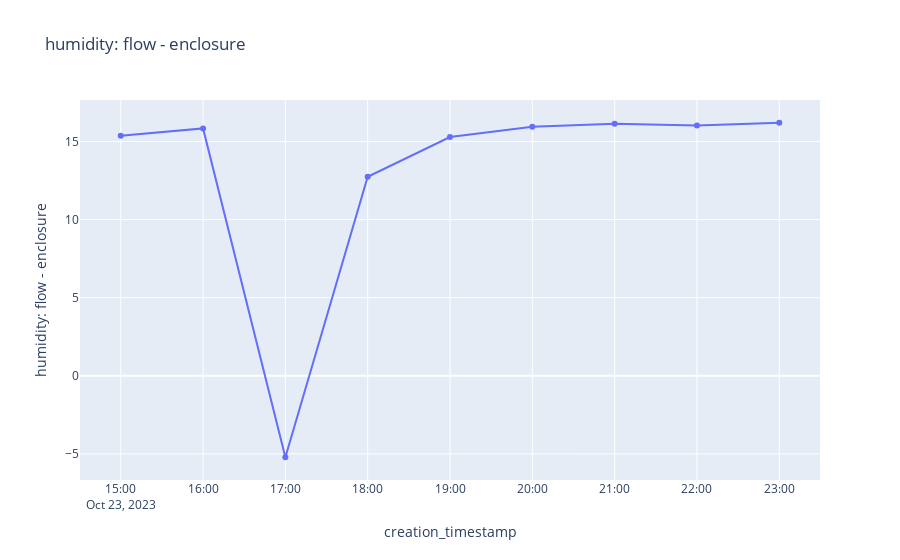

Notebook cell for this chart:
### Code cell
# Humidity Delta
col_name = "humidity: flow - enclosure"

df_temp = df_a.with_columns((pl.col("sht45_humidity") - pl.col("enclosure_bme280_humidity")).alias(col_name)) \
.select("creation_timestamp","system_name",col_name).collect()

import plotly.express as px

fig = px.line(df_temp, x="creation_timestamp", y=col_name, markers=True, title = col_name)
fig.show()

### Figure 1 — Plotly figure (JSON) as saved in the notebook; plotly's stock layout.template omitted (floating-point values rounded to 4 significant figures)
{"data": [{"hovertemplate": "creation_timestamp=%{x}<br>humidity: flow - enclosure=%{y}<extra></extra>", "legendgroup": "", "line": {"color": "#636efa", "dash": "solid"}, "marker": {"symbol": "circle"}, "mode": "markers+lines", "name": "", "orientation": "v", "showlegend": false, "type": "scatter", "x": ["2023-10-23T15:00:00+00:00", "2023-10-23T16:00:00+00:00", "2023-10-23T17:00:00+00:00", "2023-10-23T18:00:00+00:00", "2023-10-23T19:00:00+00:00", "2023-10-23T20:00:00+00:00", "2023-10-23T21:00:00+00:00", "2023-10-23T22:00:00+00:00", "2023-10-23T23:00:00+00:00"], "xaxis": "x", "y": [15.36, 15.84, -5.216, 12.74, 15.29, 15.94, 16.14, 16.03, 16.2], "yaxis": "y"}], "layout": {"legend": {"tracegroupgap": 0}, "title": {"text": "humidity: flow - enclosure"}, "xaxis": {"anchor": "y", "domain": [0, 1], "title": {"text": "creation_timestamp"}}, "yaxis": {"anchor": "x", "domain": [0, 1], "title": {"text": "humidity: flow - enclosure"}}}}
